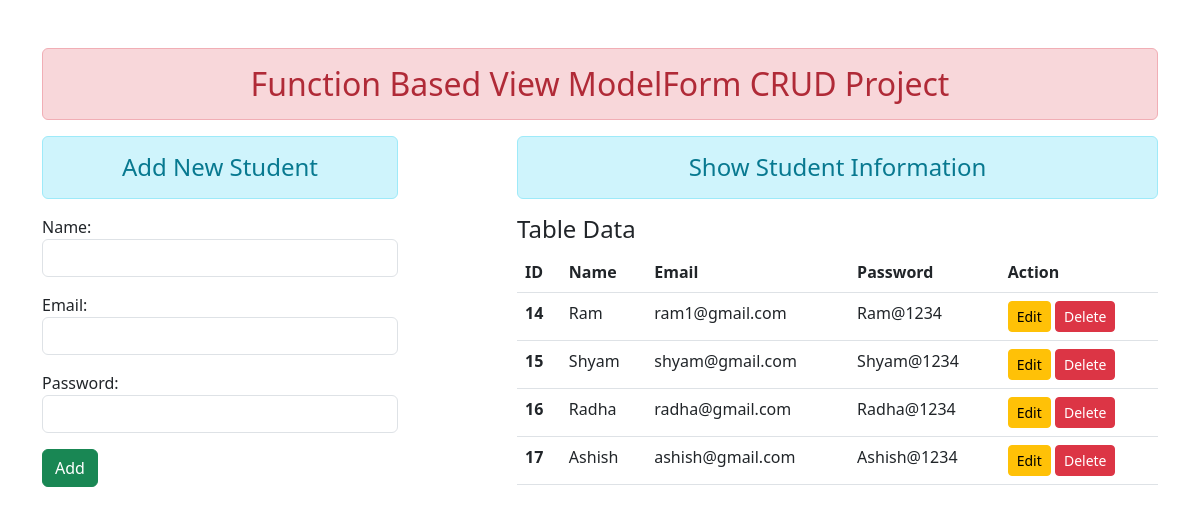
The page / on the database its author committed.
### enroll/models.py (models this page shows)
class User(models.Model):
    name = models.CharField(max_length=70)
    email = models.EmailField(max_length=100)
    password = models.CharField(max_length=100)

### enroll/views.py (the view)
# urls.py: path('', views.add_show, name='addandshow'),
def add_show(request):
    if request.method == 'POST':
        fm = StudentRegistration(request.POST)
        if fm.is_valid():
            nm = fm.cleaned_data['name']
            em = fm.cleaned_data['email']
            pw = fm.cleaned_data['password']
            reg = User(name=nm, email=em, password=pw)
            reg.save()
            fm = StudentRegistration()
    else:
        fm = StudentRegistration()
    stud = User.objects.all()
    return render(request, 'enroll/addandshow.html', {'form': fm, 'stu': stud})

### enroll/forms.py
class StudentRegistration(forms.ModelForm):
    class Meta:
        model = User
        fields = ['name', 'email', 'password']
        widgets = {
            'name': forms.TextInput(attrs={'class': 'form-control'}),
            'email': forms.EmailInput(attrs={'class': 'form-control'}),
            'password': forms.PasswordInput(render_value=True,attrs={'class': 'form-control'}),
        }

### enroll/templates/enroll/addandshow.html (shortened to what this page needs)
{% extends 'enroll/base.html' %}
{% block content %}
<div class="row">
    <div class="col-sm-4">
        <h4 class="text-center alert alert-info">Add New Student</h4>
        <form action="" method="POST">
            {{ form.as_p }}
            <input type="submit" class="btn btn-success" value="Add"></input>
        </form>
    </div>
    <div class="col-sm-7 offset-1">
        <h4 class="text-center alert alert-info">Show Student Information</h4>
        {% if stu %}
        <h4>Table Data</h4>
        <table class="table table-hover">
          <thead>
            <tr>
              <th scope="col">ID</th>
              <th scope="col">Name</th>
              <th scope="col">Email</th>
              <th scope="col">Password</th>
              <th scope="col">Action</th>
            </tr>
          </thead>
          <tbody>
          {% for st in stu %}
            <tr>
              <th scope="row">{{ st.id }}</th>
              <td>{{st.name}}</td>
              <td>{{st.email}}</td>
              <td>{{st.password}}</td>
              <td>
                  <a href="{% url 'updatedata' st.id %}" class="btn btn-warning btn-sm">Edit</a>
                  <form action="{% url 'deletedata' st.id %}" method="post" class="d-inline">
                      <input type="submit" class="btn btn-danger btn-sm" value="Delete">
                  </form>
              </td>
            </tr>
          {% endfor %}
          </tbody>
        </table>
        {% else %}
        <h4 class="text-center alert alert-info">No Record</h4>
        {% endif %}
    </div>
</div>
{% endblock content %}

### enroll/templates/enroll/base.html (shortened to what this page needs)
<!DOCTYPE html>
{% load static %}
<html lang="en">
<head>
    <link rel="stylesheet" href="{% static 'enroll/css/bootstrap.css' %}">
</head>
<body>
<div class="container mt-5">
    <H2 class="text-center alert alert-danger">Function Based View ModelForm CRUD Project</H2>
    {% block content %} {% endblock content %}
</div>
</body>
</html>

### rows shown on the page
User: id "14", name "Ram", email "ram1@gmail.com", password "Ram@1234"
User: id "15", name "Shyam", email "shyam@gmail.com", password "Shyam@1234"
User: id "16", name "Radha", email "radha@gmail.com", password "Radha@1234"
User: id "17", name "Ashish", email "ashish@gmail.com", password "Ashish@1234"
